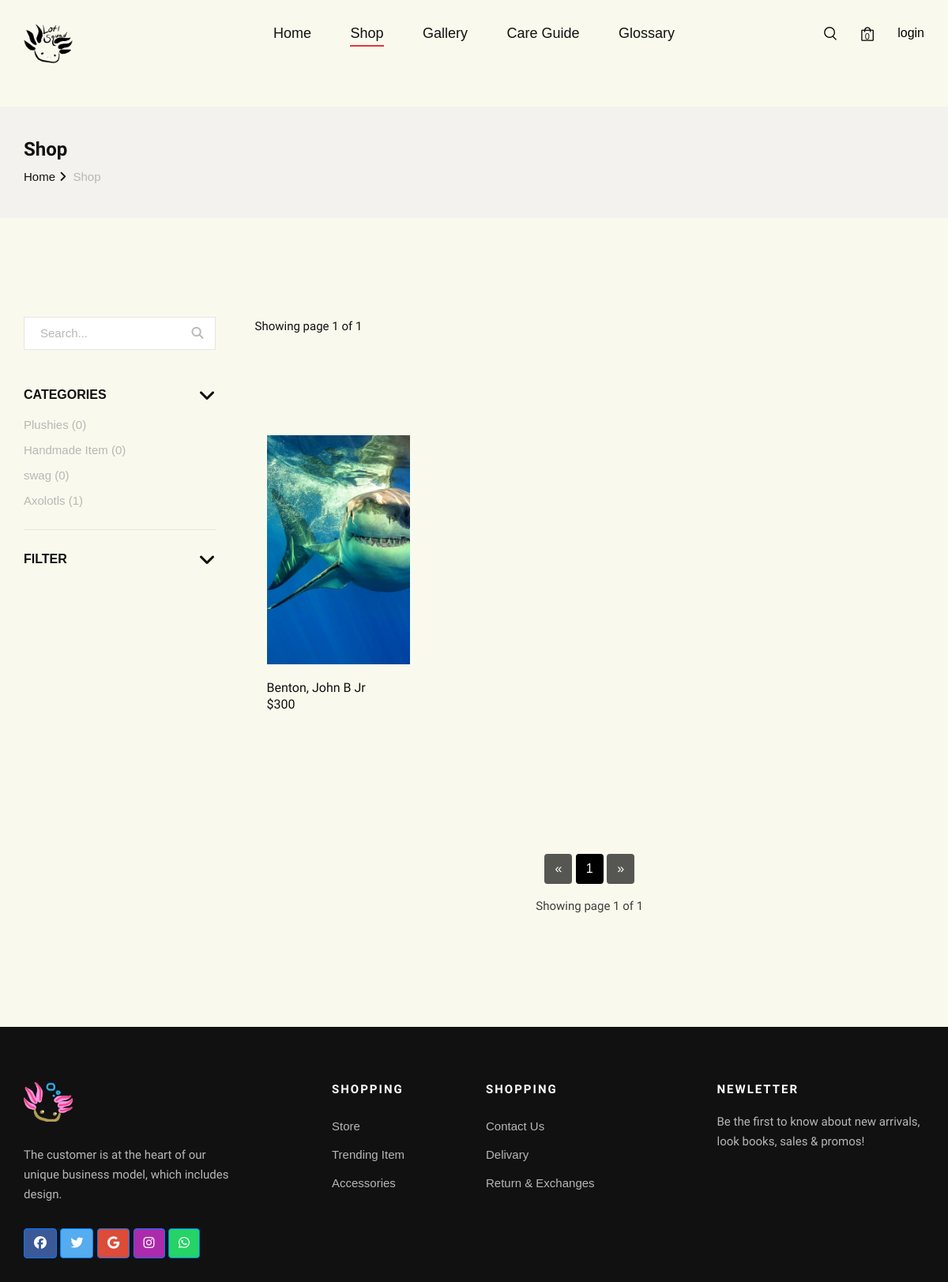
The page /shop on the database as committed earlier.
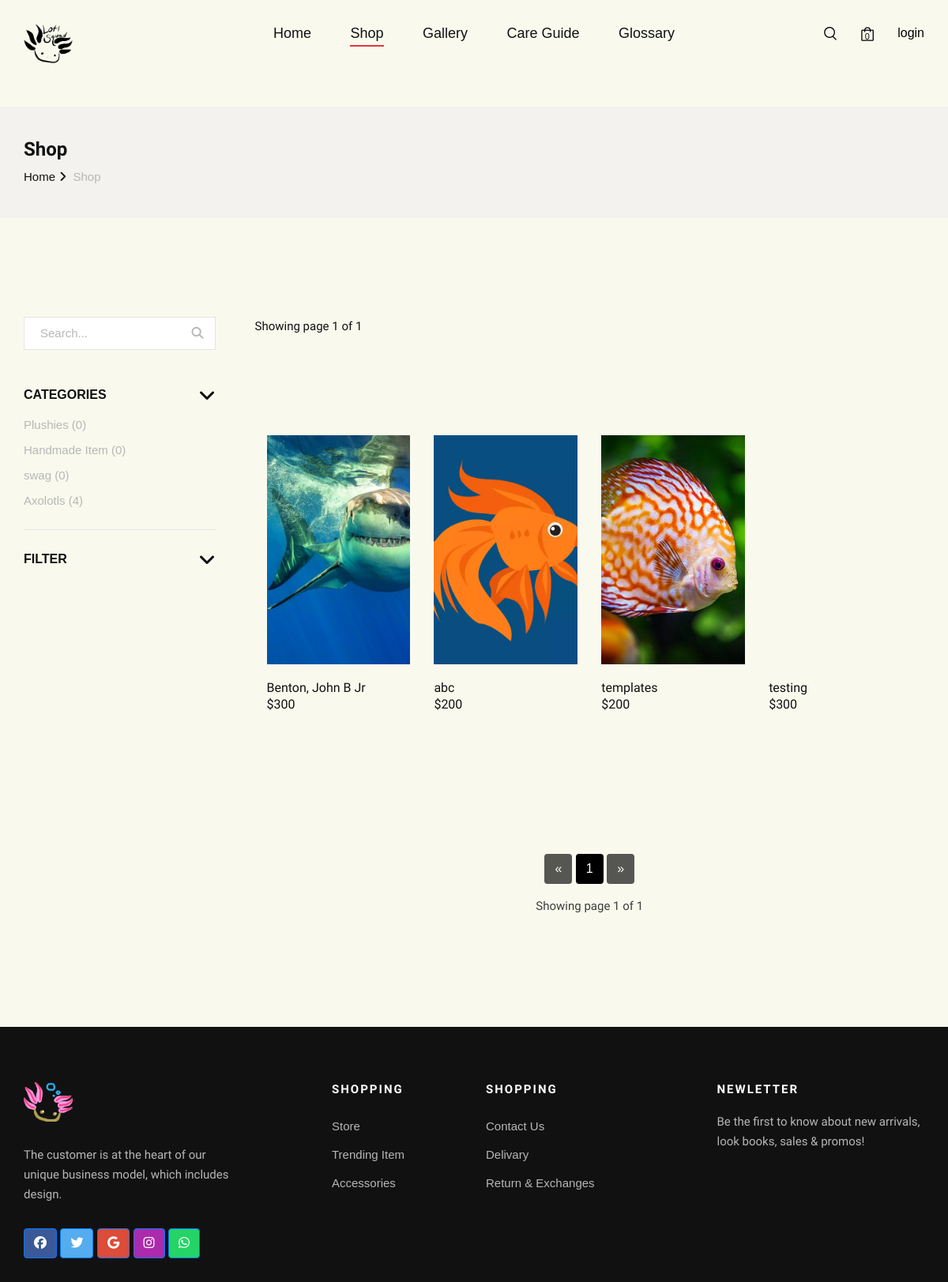
The same page on the database as committed later.
### main.py (models this page shows)
class Products(db.Model):
    id = db.Column(db.Integer, primary_key=True)
    name = db.Column(db.String(255), nullable=False)
    description = db.Column(db.String(255), nullable=False)
    additional_description = db.Column(db.String(1000))
    category = db.Column(db.String(255), nullable=False)
    sub_category = db.Column(db.String(255))
    sub_cat_size = db.Column(db.String(255), default="")
    sub_cat_gender = db.Column(db.String(255), default="")
    flour = db.Column(db.String(255), default="")
    homo = db.Column(db.String(255), default="")
    hetero = db.Column(db.String(255), default="")
    stock = db.Column(db.Integer, nullable=False)
    unit_price = db.Column(db.Integer, nullable=False)
    visibility = db.Column(db.Boolean(), default=1)
    image = db.Column(db.String(255))
    image2= db.Column(db.String(255))
    image3 = db.Column(db.String(255))
    created = db.Column(db.TIMESTAMP(), server_default=func.now())
    modified = db.Column(
        db.TIMESTAMP(), server_default=func.now(), onupdate=func.current_timestamp()
    )
    owner_id = db.Column(
        db.Integer, db.ForeignKey("user.id", ondelete="CASCADE"), nullable=False
    )
    orderitems = db.relationship("OrderItems", backref="products", lazy=True)
    rating = db.relationship("Ratings", backref="products", lazy=True)
    tags = db.Column(db.String(255))

### main.py (the view)
@app.route("/shop")
def shop():
    try:
        cart_data = session["SHOP"]
    except:
        cart_data = {}
    row_per_page = 10
    page = request.args.get("page", 1, type=int)
    product = Products.query.paginate(page=page, per_page=row_per_page)
    plushies = Products.query.filter_by(category="Plushies").all()
    Handmade = Products.query.filter_by(category="Handmade").all()
    Swag = Products.query.filter_by(category="Swag").all()
    Axolotls = Products.query.filter_by(category = "Axolotls").all()
    return render_template(
        "shop.html",
        product=product,
        cart_data=cart_data,
        plushies=plushies,
        handmade=Handmade,
        swag=Swag,
        axolotls = Axolotls,
        category="shop",
    )

### templates/shop.html (shortened to what the changed rows need)
{%extends 'base.html' %}
{%block content%}
    <section class="shop spad">
        <div class="container">
            <div class="row">
                <div class="col-lg-3">
                    <div class="shop__sidebar">
                        <div class="shop__sidebar__accordion">
                            <div class="accordion" id="accordionExample" >
                                <div class="card" style="background-color:#f9faed;">
                                    <div id="collapseOne" class="collapse show" data-parent="#accordionExample">
                                        <div class="card-body">
                                            <div class="shop__sidebar__price">
                                                <ul class="">
                                                    {%if cat == "Axolotls"%}
                                                    <li style="color:white; background-color:black; font-size:20px; font-weight:bold;"><a href="/pro_cat/Axolotls">Axolotls ({{axolotls |length}})</a></li>
                                                    {%else%}
                                                    <li><a href="/pro_cat/Axolotls">Axolotls ({{axolotls|length}})</a></li>
                                                    {%endif%}
                                                </ul>
                                            </div>
                                        </div>
                                    </div>
                                </div>
                            </div>
                        </div>
                    </div>
                </div>
                <div class="col-lg-9">
<section class="section-products" >
		<div class="container">
            {%if not product.items%}
            <p style="background-color:yellow">sorry no result founded!</p>
            {%else%}
				<div class="row">
					{% for products in product.items %}
						<div class="col-md-6 col-lg-4 col-xl-3" id="testing{{products.id}}" >
								<div id="product-{{products.id}}" class="single-product"  >
										<div class="part-1" style="">
										</div>
										<div class="part-2">
												<h3 class="product-title">{{products.name[:20]}}</h3>
												<h4 class="product-price">${{products.unit_price}}</h4>
										</div>
								</div>
						</div>
					{%endfor%}
{%endif%}
				</div>
		</div>
</section>
                    <br><br><br>
                    <div class="row">
                                   <div class="col-lg-12">
            <div class="text-center">
               <a href="{{ url_for('shop', page=product.prev_num) }}"
                  class="btn
                  {% if product.page == 1 %}disabled{% endif %}" style="color:white; background-color:black;">
                   &laquo;
               </a>
            {% for page_num in product.iter_pages(left_edge=1, right_edge=1, left_current=1, right_current=2) %}
            {% if page_num %}
                       {% if product.page == page_num %}
                       <a href="{{ url_for('shop', page=page_num) }}"
                          class="btn" style="color:white; background-color:black;">
                           {{ page_num }}
                       </a>
                       {% else %}
                       <a href="{{ url_for('shop', page=page_num) }}"
                          class="btn" style="color:white; background-color:black;">
                           {{ page_num }}
                       </a>
                       {% endif %}
                   {% else %}
                       ...
                   {% endif %}
               {% endfor %}
               <a href="{{ url_for('shop', page=product.next_num) }}"
                  class="btn
                  {% if product.page == product.pages %}disabled{% endif %}" style="color:white; background-color:black;">
                   &raquo;
               </a>
            <p class="text-center mt-3">
              Showing page {{ product.page }} of {{ product.pages }}
            </p>
            </div>
            </div>
                    </div>
                </div>
            </div>
        </div>
    </section>
    {%endblock%}

Rows that differ between the two databases and show on the page:
added Products: name "abc", unit_price "200"
added Products: name "templates", unit_price "200"
added Products: name "testing", unit_price "300"
Other text that changed with them:
{{ axolotls|length }}: "1" → "4"
